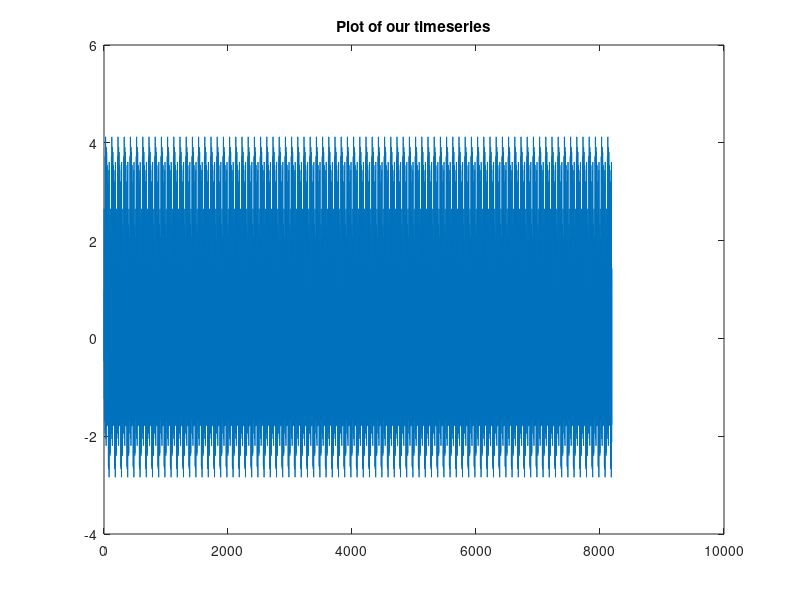

MATLAB code to generate this figure: (Note: this script raises an error after producing the figure.)
clc
clear
close all

%Initialising the parameters of the computations. One can easily change them, in order to make conclusions on 
% the effects of them 
N=8192;
L2=128;
L3=64;    
M=256;                          %Change this in order to have different number of samples per segment. 
figure_num=1;
%Finished initialising

%%% PART 1 %%%
%First, we will be constructing our signal

lamda_vec=[0.12 0.3 0.42 0.19 0.17 0.36];
phi_vec=rand(1,6)*2*pi;
phi_vec(3)=phi_vec(1)+phi_vec(2);
phi_vec(6)=phi_vec(4)+phi_vec(5);

cos_fun=@(lamda, phi, k)(cos(2*pi*lamda*k + phi));          %Function handle to easily generate the cosinge values

X=zeros(1,N);
for i=1:6
    X=X+cos_fun(lamda_vec(i), phi_vec(i), 1:N);
end

figure(figure_num)
figure_num=figure_num+1;
plot(X)
title('Plot of our timeseries')
%Finished constructing the X signal


%%% PART 2 %%%
% Estimating the Power spectrum. I decided to do this, by estimating the autocorrelation function and then
% applying the fourier transform - an indirect method.
% The signal is created from a process that I know has a mean=0, this is why I don't think it is necessary
% to make the X=X-mean(X) transform. Also, I do not create time segments and take the timeseries as a whole

autocor=cumest(X, 2, L2, N);                              %%Estimating the autocorrelation, using the second order cumulant (mean(X)~0)
autocor=autocor(round(length(autocor)/2):end);

%For the power spectrum, I Decided to make the estimation both with and without a Parzen window
##power_spec=fft((autocor));                        %%Applying the FFT on the autocorrelation to get the power spectrum

%Ploting the Power spectrum, without the use of the window
figure(figure_num)
figure_num=figure_num+1;
plot(abs(fft((autocor))))
title('Power Spectrum, Without window')
xlabel('sample num, u')

%Now applying the window as well.
parzen_win=lagwind(L2,'pa')';
power_spec_window=fft(autocor(2:end).*parzen_win);
figure(figure_num)
figure_num=figure_num+1;
plot(abs(power_spec_window))
title('Power Spectrum, Parzen window')
xlabel('sample num, u')
%Finished with the powerspectrum


%%% PART 3,4 %%%
%Now with the bispectrum

%Indirect Method: I will be using the bispeci function from the HOSA toolbox, to help me estimate the bispectra with the two windows.
%Rectangular window 
figure(figure_num)
figure_num=figure_num+1;
[rectangular_indirect, rectangular_freqs]=bispeci(X', L3, M, 0, 'unbiased', M, 1);                %I choose nfft=M
title("The bispectrum with the rectangular")
figure(figure_num)
figure_num=figure_num+1;
mesh(abs(rectangular_indirect))      %3D plot of the magnitude of the bispectrum
title("The bispectrum with the rectangular, 3D")


%Parzen window
figure(figure_num)
figure_num=figure_num+1;
[parzen_indirect, parzen_freqs]=bispeci(X', L3, M, 0, 'unbiased', M, 0);              %I choose nfft=M
title("The bispectrum with the Parzem")
figure(figure_num)
figure_num=figure_num+1;
mesh(abs(parzen_indirect))         %3D plot of the magnitude of the bispectrum
title("The bispectrum with the Parzen, 3D")

 %Finished with the Parzen window
%Finished with the indirect method 

%Now Using the direct method. bispecd is the command I use.
figure(figure_num)
figure_num=figure_num+1;
[bispectrum_direct, direct_freqs]=bispecd(X',  M, 1,  M, 0);                                %I choose nfft=M
title("The bispectrum with the direct")
figure(figure_num)
figure_num=figure_num+1;
mesh(abs(bispectrum_direct))         %3D plot of the magnitude of the bispectrum
title("The bispectrum with the direct, 3D")


figure(figure_num)
figure_num=figure_num+1;
mesh(angle(bispectrum_direct)) 
title('The phase of the bispectrum, direct method')

%Finished with the direct method too.
%Finished estimating the bispectrum

